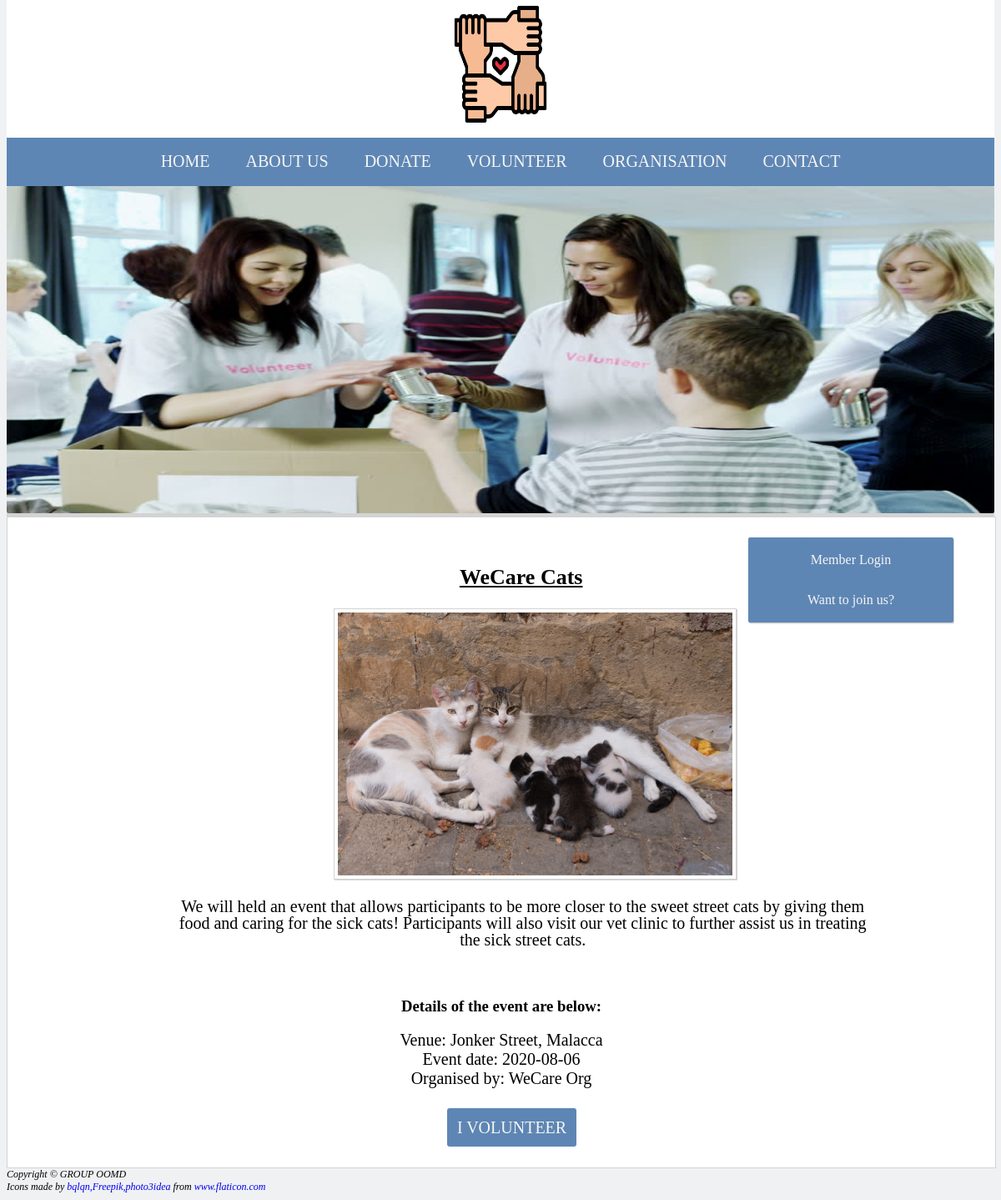
Page /viewEventDetails.php?id=2 on the committed database.
### tables this page shows
CREATE TABLE `event` (
  `eventID` int(3) NOT NULL,
  `eventTitle` varchar(64) NOT NULL,
  `eventVenue` varchar(50) NOT NULL,
  `eventDesc` varchar(255) NOT NULL,
  `orgID` int(3) NOT NULL,
  `eventImg` varchar(80) NOT NULL,
  `eventDate` date NOT NULL,
  `statusEvent` varchar(2) DEFAULT NULL
);

CREATE TABLE `organisation` (
  `orgID` int(3) NOT NULL,
  `orgPwd` varchar(12) NOT NULL,
  `orgHash` varchar(255) NOT NULL,
  `orgName` varchar(50) NOT NULL,
  `orgEmail` varchar(64) NOT NULL,
  `orgDescription` varchar(255) NOT NULL,
  `OrgFax` varchar(12) DEFAULT NULL,
  `OrgAddress` varchar(255) DEFAULT NULL
);

### viewEventDetails.php (the view, shortened to what this page needs)
<?php
include("config.php");
?>
<html>
<head>
<link rel="stylesheet" href="charity.css?v=<?php echo time(); ?>">
</head>
<header>
<div class="logo"> <img class="ImgLogo" src="help.png"></img> </div>
<nav>
	<a class="navi" href="index.php" > HOME </a>&nbsp
	<a class="navi" href="aboutUs.php" > ABOUT US </a>&nbsp
	<a class="navi" href="donate.php" > DONATE </a>&nbsp
	<a class="navi" href="volunteer.php" > VOLUNTEER </a>&nbsp
	<a class="navi" href="organisation.php" > ORGANISATION </a>&nbsp
	<a class="navi" href="contact.php" > CONTACT </a>
</nav></header>
<img class="slide" src="stockImg\givehelp.jpg"></img>
<div class="divider"> </div>
<body>
<main style="float: left;">
<div class="login" style=" z-index: 1; margin-top: 2%; float:right;">
	 <a class="a1" href="loginPage.php"> Member Login </a><br>
	<a class="a1" href="org_request.php"> Want to join us? </a>
</div>
<br><br>
<article>
		<?php
		$eventID= $_GET['id'];
$sql = "SELECT * from event WHERE eventID='$eventID'; ";
$result=$conn->query($sql);
if($result-> num_rows>0){
	while($row= $result->fetch_assoc()){
?>
			<h2 style="text-align: center;"> <?php echo $row['eventTitle'];?> </h2>
			<section style="background-color: white; ">
			<?php if(!empty($row['eventImg'])){
			echo '<img class="event" src="'.$row['eventImg'].'"<br>';}
			else{echo ""; } ?>
			<br>
			<p class="event-details"> <?php echo $row['eventDesc']?></p>
			</section><br><center>
			<h3 style="text-align:center; "> Details of the event are below: </h3>
			<label style=" font-size: 20px; " for="venue"> Venue: <?php echo $row['eventVenue']?></label>
			<br>
			<label style="font-size: 20px; " for="date"> Event date: <?php echo $row['eventDate']?></label>
			<br>
			<label style="font-size: 20px; " for="organiser"> Organised by:
			<?php $orgID= $row['orgID'];
			$sql= "SELECT orgName from organisation WHERE orgID='$orgID'";
			$result=$conn->query($sql);
			$row=$result->fetch_assoc();
			echo $row['orgName'];
			?> </label>
			</center>
		<?php
	}
}
		?>
</article>
<br><br>
<a style=" font-size: 20px; text-align: center; margin-left: 44.5%;" class="a1" href="apply_volunteer.php?id=<?php echo $eventID?>"> I VOLUNTEER </a>
<br><br><br>
</main>
</body>
</html>
<footer style="font-size: 12px;"> <i> Copyright &copy GROUP OOMD <i> </footer>
<footer class="attribute">Icons made by <a class="p attribute" href="https://www.flaticon.com/authors/bqlqn" title="bqlqn">bqlqn,Freepik,photo3idea</a> from <a class="p attribute" href="https://www.flaticon.com/" title="Flaticon"> www.flaticon.com</a></footer>

### charity.css (style rules this page uses)
body { background-color: #F0F1F3; }
nav { padding: 4px; text-align: center; background-color: #5E86B4 ; line-height: 3em; }
p { font-size: 20px; padding: 2px; margin-left: 4%; line-height: 1em; }
.event-details { text-align: center; width: 70%; margin-left: 17%; }
a { text-decoration:none; text-align: left; font-weight: normal; }
.a1 { background-color: #5E86B4 ; color: whitesmoke; padding: 12px; width: 20%; transition-duration: 0.2s; border-radius: 3px; }
.navi { color: whitesmoke; padding: 15px; font-size: 20px; }
.login { background-color: #5E86B4 ; width: 20%; left: 70%; right: 0; position: absolute; margin: 0 auto; padding: 3px; margin-top: 4%; line-height: 3em; text-align: center; border-radius: 2px; white-space: nowrap; box-shadow: 1px 1.5px lightgray; }
main { width: 100%; border: 1px solid lightgray; background-color: white; }
img { max-width: 100%; }
.event { max-width: 40%; border: 1px solid lightgray; margin-left: 30%; padding: 4px; box-shadow: 1px 1px lightgray; margin-left: 33%; }
.slide { width: 100%; height: 50%; border-radius: 2px; }
.divider { border: 2px solid lightgray; }
.imgLogo { margin-top:4%; padding: 3px; margin-left: auto; margin-right: auto; width: 10%; height: 20%; display: block; }
.logo { margin-top: -5%; background-color: white; padding: 3px; }
h2 { margin-left: 4%; }
.attribute { font-size: 12px; }
h2 { text-decoration: underline; position: relative; font-size: 26px; }
section { background-color: #5E86B4; }

### rows in the picture
event: eventTitle "WeCare Cats", eventImg (picture), eventDesc "We will held an event that allows participants to be more closer to the sweet street cats by giving them food and caring for the sick cats! Participants will also visit our vet clinic to further assist us in treating the sick street cats.", eventVenue "Jonker Street, Malacca", eventDate "2020-08-06", orgID.orgName "WeCare Org"
